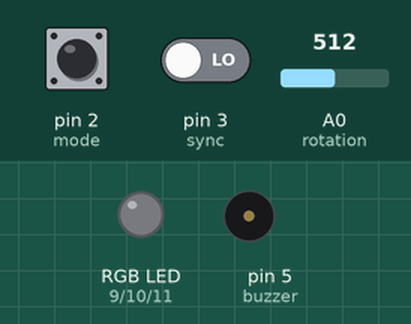
A sketch run on a simulated Arduino Uno, built with avr-gcc and run on an emulated ATmega328P. Parts: an RGB LED mixed from three pins (HIGH = lit), buzzer (waves = sounding). The test bench sets the inputs (shaded band); at power-on: pin 3 (sync) LOW, pin 2 (mode) HIGH, A0 (rotation) = 512. What the sketch prints to the serial monitor is not drawn.

Above: at 1.8 s.
1.9 s: pin 3 (sync) driven HIGH
4.9 s: pin 2 (mode) pulled LOW for 1 s
At 6.6 s:
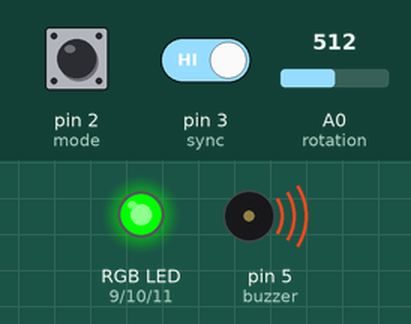
At 7.4 s:
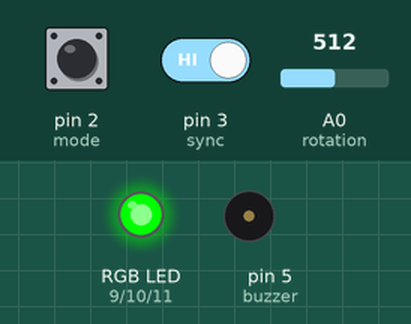
Timing chart, 0 to 13.9 s (numbered marks = the images above; inputs shaded):
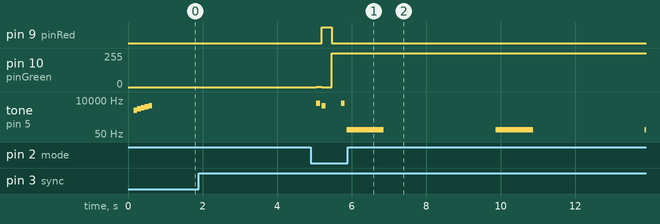

The sketch:

Police_Siren.ino
```cpp
// Code by Ben Royans
// 13/11/2019
// Strobe Light

#define pinRed 9
#define pinBlue 11
#define pinGreen 10
#define rotation 0
#define sync 3
#define mode 2
#define buzzer 5

int currentMode = 0;
int numberOfModes = 2;


void setup() {
  // Set pins
  pinMode(pinRed, INPUT);
  pinMode(pinGreen, INPUT);
  pinMode(pinBlue, INPUT);
  pinMode(rotation, OUTPUT);
  pinMode(sync, INPUT);
  pinMode(mode, INPUT);
  pinMode(buzzer, OUTPUT);

  // Begin Serial output
  Serial.begin(9600);

  // Header
  Serial.println("\t\t\t****************************************************************");
  Serial.println("\t\t\t\t\t\tArduino Strobe Light\n");
  Serial.println("\t\t\t\t\t\tCode by Ben Royans");
  Serial.println("\t\t\t\t\t\t\t© 2019");
  Serial.println("\t\t\t****************************************************************\n\n");

  // Startup Tone
  Arpeggio(5, 500, 100, 2000, 100);
}

void loop()
{
  // Get switch state if pressed
  UpdateSwitch();

  switch (currentMode)
  {
     case 0:
      if (digitalRead(3) == 1)
      {
        PoliceSiren1();
      }
      break;

    case 1:
      if (digitalRead(3) == 1)
      {
        PoliceSiren2();
      }
      break;

    default:
      tone(buzzer, 100, 500);
      delay(500);
      tone(buzzer, 100, 500);
      delay(3500);
      break;
  }
}

void UpdateSwitch()
{
  if (digitalRead(2) == 0)
  {
    currentMode++;
    if (currentMode > numberOfModes)
    {
      currentMode = 0;
      PlayTone(3);
    }
    else
    {
      PlayTone(2);
    }
  }
}

void PlayTone(int t)
{
  switch (t)
  {
    case 1:
      tone(5, 2000, 100);
      delay(100);
      tone(5, 4000, 100);
      break;

    case 2:
      tone(5, 6000, 100);
      delay(150);
      tone(5, 4000, 100);
      break;

    case 3:
      tone(5, 6000, 100);
      delay(150);
      tone(5, 8000, 100);
      break;

    default:
      Arpeggio(5, 200, 50, 800, 50);
      break;
  }
}

void PoliceSiren2()
{
      RBG(255, 0, 0);
      delay(analogRead(rotation) / 2);
      RBG(0, 255, 0);
      delay(analogRead(rotation) / 2);
}

void PoliceSiren1()
{
      for (int r = 0; r < 255; r++)
      {
        RBG(r, 0, 0);
        delay(1);
      }
      for (int r = 255; r > 0; r--)
      {
        RBG(r, 0, 0);
        delay(1);
      }
      for (int b = 0; b < 255; b++)
      {
        RBG(0, b, 0);
        delay(1);
      }
      for (int b = 255; b > 0; b--)
      {
        RBG(0, b, 0);
        delay(1);
      }
}

void RBG(int red, int blue, int green)
{
   analogWrite(9, red);
   analogWrite(10, blue);
   analogWrite(11, green);
}

void Arpeggio(int numberOfNotes, int interval, int noteLength, int initialTone, int timeDelay)
{
  for (int i = 0; i < numberOfNotes; i++)
  {
    tone(buzzer, (initialTone + (interval * i)), noteLength);
    delay(timeDelay);
  }
}
```

Measured:
- by itself, tone on pin 5 (buzzer): plays 6000 Hz for 0.10 s, 4000 Hz for 0.10 s, 6000 Hz for 0.10 s, 100 Hz for 1.0 s, 100 Hz for 1.0 s, 100 Hz for 0.03 s
